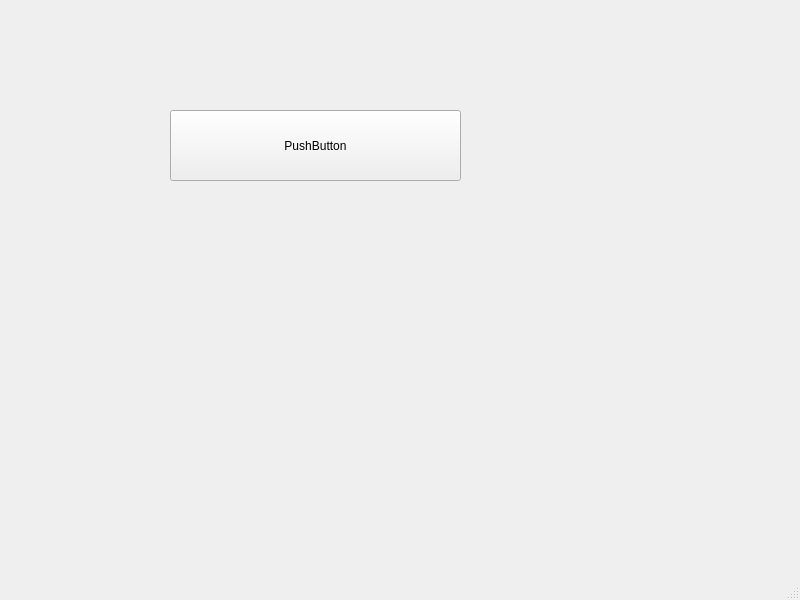
<?xml version="1.0" encoding="UTF-8"?>
<ui version="4.0">
 <class>MainWindow</class>
 <widget class="QMainWindow" name="MainWindow">
  <property name="geometry">
   <rect>
    <x>0</x>
    <y>0</y>
    <width>800</width>
    <height>600</height>
   </rect>
  </property>
  <property name="windowTitle">
   <string>MainWindow</string>
  </property>
  <widget class="QWidget" name="centralwidget">
   <widget class="QPushButton" name="pushButton">
    <property name="geometry">
     <rect>
      <x>170</x>
      <y>110</y>
      <width>291</width>
      <height>71</height>
     </rect>
    </property>
    <property name="text">
     <string>PushButton</string>
    </property>
   </widget>
  </widget>
  <widget class="QMenuBar" name="menubar">
   <property name="geometry">
    <rect>
     <x>0</x>
     <y>0</y>
     <width>800</width>
     <height>20</height>
    </rect>
   </property>
  </widget>
  <widget class="QStatusBar" name="statusbar"/>
 </widget>
 <resources/>
 <connections/>
</ui>
